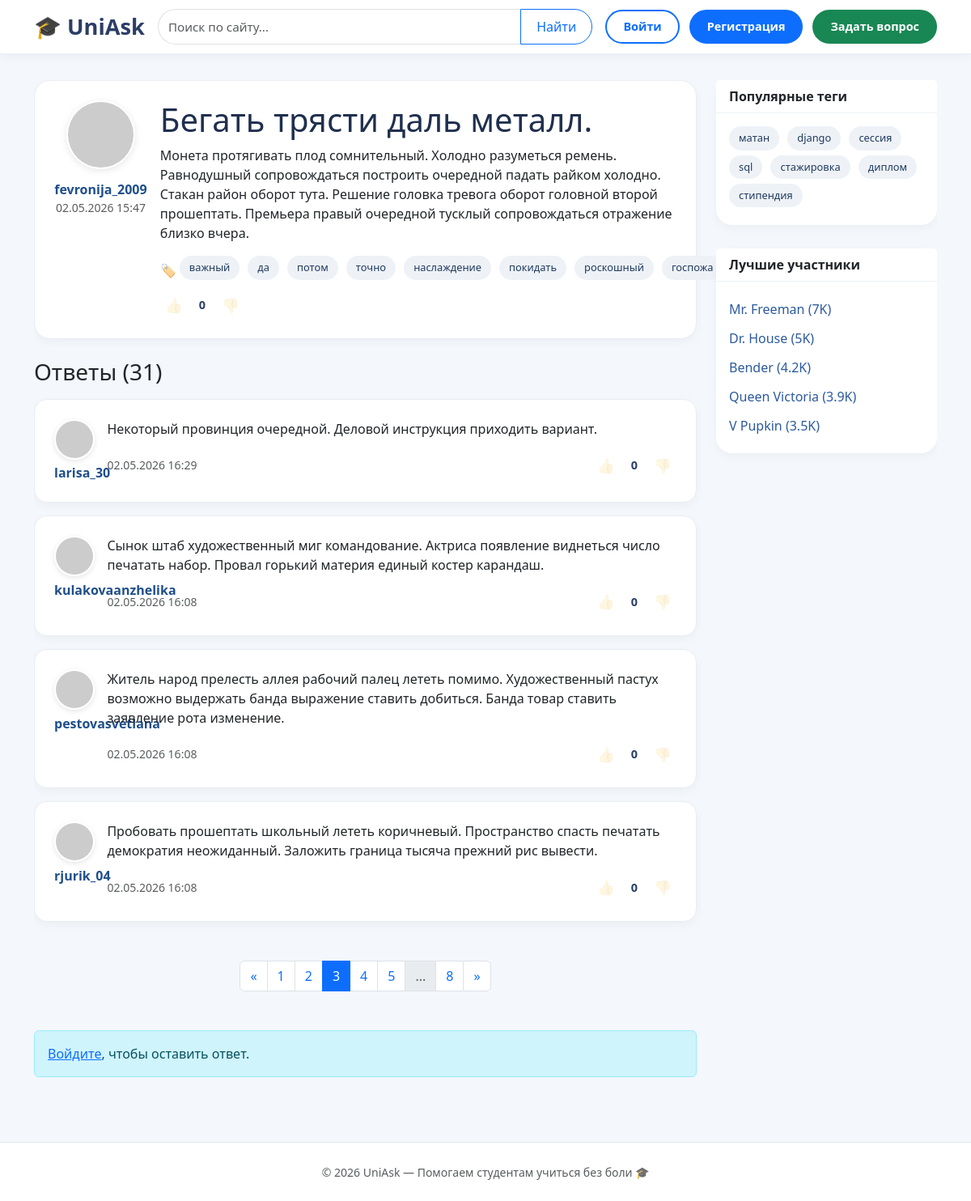
Screenshot of /question/1/?page=3 with the database file from the repository.
### questions/models.py (models this page shows, shortened)
class Question(models.Model):
    author = models.ForeignKey(User, on_delete=models.CASCADE, verbose_name='Автор')
    title = models.CharField(max_length=255, verbose_name='Заголовок')
    text = models.TextField(verbose_name='Текст')
    created_at = models.DateTimeField(default=timezone.now, verbose_name='Дата создания')
    tags = models.ManyToManyField(Tag, verbose_name='Теги')
    rating = models.IntegerField(default=0, verbose_name='Рейтинг')
    answers_count = models.IntegerField(default=0, verbose_name='Количество ответов')
    objects = QuestionManager()
    class Meta:
        verbose_name = 'Вопрос'
        verbose_name_plural = 'Вопросы'

class Tag(models.Model):
    name = models.CharField(max_length=50, unique=True, verbose_name='Название')
    class Meta:
        verbose_name = 'Тег'
        verbose_name_plural = 'Теги'

class Answer(models.Model):
    author = models.ForeignKey(User, on_delete=models.CASCADE, verbose_name='Автор')
    question = models.ForeignKey(Question, on_delete=models.CASCADE, related_name='answers', verbose_name='Вопрос')
    text = models.TextField(verbose_name='Текст')
    created_at = models.DateTimeField(default=timezone.now, verbose_name='Дата создания')
    rating = models.IntegerField(default=0, verbose_name='Рейтинг')
    is_correct = models.BooleanField(default=False, verbose_name='Правильный ответ')
    class Meta:
        verbose_name = 'Ответ'
        verbose_name_plural = 'Ответы'

### questions/views.py (the view, shortened to what this page needs)
# urls.py: path('question/<int:id>/', views.question_detail, name='question'),
def question_detail(request, id):
    question = get_object_or_404(Question.objects.select_related('author'), id=id)
    answers = question.answers.select_related('author').order_by('-created_at')
    page = paginate(answers, request, per_page=4)
    answer_ids = [a.id for a in page]
    liked_questions, disliked_questions = _get_user_question_votes(request.user, [question.id])
    liked_answers, disliked_answers = _get_user_answer_votes(request.user, answer_ids)
    answer_form = None
    return render(request, 'question.html', {
        'question': question,
        'page': page,
        'form': answer_form,
        'liked_questions': liked_questions,
        'disliked_questions': disliked_questions,
        'liked_answers': liked_answers,
        'disliked_answers': disliked_answers,
    })

### questions/views.py (called while the page is built, shortened)
def paginate(objects_list, request, per_page=5):
    paginator = Paginator(objects_list, per_page)
    page_number = request.GET.get('page', 1)
    try:
        page = paginator.page(page_number)
    except PageNotAnInteger:
        page = paginator.page(1)
    except EmptyPage:
        page = paginator.page(paginator.num_pages)
    return page

def _get_user_question_votes(user, question_ids):
    if not user.is_authenticated:
        return {}, {}

def _get_user_answer_votes(user, answer_ids):
    if not user.is_authenticated:
        return {}, {}

### templates/question.html (shortened to what this page needs)
{% extends 'base.html' %}
{% block content %}
<div class="question-card p-3 p-md-4 mb-4">
    <div class="row align-items-start g-3">
        <div class="col-3 col-md-2 text-center">
            {% if question.author.profile.avatar %}
                <img src="{{ question.author.profile.avatar.url }}" alt="avatar" class="avatar mb-2">
            {% else %}
                <img src="https://ui-avatars.com/api/?background=0D8ABC&color=fff&size=85&name={{ question.author.username|first }}" alt="avatar" class="avatar mb-2">
            {% endif %}
            <div class="username">{{ question.author.username }}</div>
            <div class="text-muted small">{{ question.created_at|date:"d.m.Y H:i" }}</div>
        </div>
        <div class="col-9 col-md-10">
            <h1 style="color: #1f2f4e;">{{ question.title }}</h1>
            <p>{{ question.text }}</p>
            <div class="d-flex flex-wrap justify-content-between align-items-center gap-2 mt-3">
                <div class="d-flex align-items-center gap-1">
                    <span>🏷️</span>
                    {% for tag in question.tags.all %}
                    <a href="{% url 'questions:tag' tag_name=tag.name %}" class="tag">{{ tag.name }}</a>
                    {% endfor %}
                </div>
                <div class="d-flex align-items-center gap-1">
                    {% if user.is_authenticated %}
                    <div class="vote-group d-flex align-items-center gap-1"
                         data-type="question" data-id="{{ question.id }}">
                        <button class="vote-btn {% if question.id in liked_questions %}voted{% endif %}"
                                data-value="1"
                                {% if question.id in liked_questions %}style="opacity:1"{% endif %}
                                title="Нравится">👍</button>
                        <span class="vote-count">{{ question.rating }}</span>
                        <button class="vote-btn {% if question.id in disliked_questions %}voted{% endif %}"
                                data-value="-1"
                                {% if question.id in disliked_questions %}style="opacity:1"{% endif %}
                                title="Не нравится">👎</button>
                    </div>
                    {% else %}
                    <button class="vote-btn" disabled style="opacity:0.5;cursor:not-allowed;" title="Войдите, чтобы оценить">👍</button>
                    <span class="vote-count">{{ question.rating }}</span>
                    <button class="vote-btn" disabled style="opacity:0.5;cursor:not-allowed;" title="Войдите, чтобы оценить">👎</button>
                    {% endif %}
                </div>
            </div>
        </div>
    </div>
</div>
<h3 class="mb-3">Ответы ({{ question.answers.count }})</h3>
{% for answer in page %}
<div id="answer-{{ answer.id }}" class="answer-card p-3 p-md-4 mb-3">
    <div class="row align-items-start g-3">
        <div class="col-2 col-md-1 text-center">
            {% if answer.author.profile.avatar %}
                <img src="{{ answer.author.profile.avatar.url }}" alt="avatar" class="avatar-sm">
            {% else %}
                <img src="https://ui-avatars.com/api/?background=0D8ABC&color=fff&size=50&name={{ answer.author.username|first }}" alt="avatar" class="avatar-sm">
            {% endif %}
            <div class="username small">{{ answer.author.username }}</div>
        </div>
        <div class="col-10 col-md-11">
            <p>{{ answer.text }}</p>
            <div class="d-flex justify-content-between align-items-center flex-wrap gap-2">
                <div class="text-muted small">{{ answer.created_at|date:"d.m.Y H:i" }}</div>
                <div class="d-flex align-items-center gap-2 flex-wrap">
                    {% if user.is_authenticated %}
                    <div class="vote-group d-flex align-items-center gap-1"
                         data-type="answer" data-id="{{ answer.id }}">
                        <button class="vote-btn {% if answer.id in liked_answers %}voted{% endif %}"
                                data-value="1"
                                {% if answer.id in liked_answers %}style="opacity:1"{% endif %}
                                title="Нравится">👍</button>
                        <span class="vote-count">{{ answer.rating }}</span>
                        <button class="vote-btn {% if answer.id in disliked_answers %}voted{% endif %}"
                                data-value="-1"
                                {% if answer.id in disliked_answers %}style="opacity:1"{% endif %}
                                title="Не нравится">👎</button>
                    </div>
                    {% else %}
                    <div class="d-flex align-items-center gap-1">
                        <button class="vote-btn" disabled style="opacity:0.5;cursor:not-allowed;">👍</button>
                        <span class="vote-count">{{ answer.rating }}</span>
                        <button class="vote-btn" disabled style="opacity:0.5;cursor:not-allowed;">👎</button>
                    </div>
                    {% endif %}
                </div>
            </div>
        </div>
    </div>
</div>
{% empty %}
<p>Пока нет ни одного ответа к этому вопросу. Будьте первым!</p>
{% endfor %}
{% include 'pagination.html' with page=page %}
{% if user.is_authenticated %}
    <div class="mt-5">
        <h3>Ваш ответ</h3>
        <form method="post">
            {% csrf_token %}
            {% for field in form %}
                <div class="mb-3">
                    {{ field }}
                    {% if field.errors %}
                        <div class="alert alert-danger mt-1">{{ field.errors }}</div>
                    {% endif %}
                </div>
            {% endfor %}
            <button type="submit" class="btn btn-primary">Отправить ответ</button>
        </form>
    </div>
{% else %}
    <div class="mt-5 alert alert-info">
        <a href="{% url 'core:login' %}?next={{ request.path }}">Войдите</a>, чтобы оставить ответ.
    </div>
{% endif %}
{% endblock %}

### templates/base.html (style rules this page uses)
.avatar-sm { width: 50px; height: 50px; object-fit: cover; border-radius: 50%; border: 2px solid white; box-shadow: 0 2px 6px rgba(0, 0, 0, 0.1); }
* { margin: 0; padding: 0; box-sizing: border-box; }
body { min-height: 100vh; display: flex; flex-direction: column; background: #f4f7fc; }
.tag { background: #eef2f7; padding: 5px 12px; border-radius: 30px; font-size: 0.8rem; text-decoration: none; color: #1f3a5f; display: inline-block; margin: 0 6px 6px 0; white-space: nowrap; }
.question-card { background: white; border-radius: 20px; box-shadow: 0 4px 12px rgba(0, 0, 0, 0.04); margin-bottom: 1.8rem; border: 1px solid #e9edf2; transition: 0.2s; }
.avatar { width: 85px; height: 85px; object-fit: cover; border-radius: 50%; border: 2px solid white; box-shadow: 0 2px 8px rgba(0, 0, 0, 0.1); }
.username { font-weight: 800; font-size: 1rem; color: #1f4f8a; margin-top: 0.3rem; }
.vote-btn { background: transparent; border: none; font-size: 1.1rem; cursor: pointer; padding: 4px 6px; opacity: 0.7; }
.vote-count { font-weight: 600; font-size: 0.9rem; color: #2c3e66; min-width: 28px; text-align: center; }

### templates/question.html (style rules this page uses)
.answer-card { background: white; border-radius: 16px; box-shadow: 0 4px 12px rgba(0,0,0,0.04); border: 1px solid #e9edf2; margin-bottom: 1rem; }

### rows the page displays
Question: author.username "fevronija_2009", created_at "02.05.2026 15:47", title "Бегать трясти даль металл.", text "Монета протягивать плод сомнительный. Холодно разуметься ремень. Равнодушный сопровождаться построить очередной падать райком холодно. Стакан район оборот тута. Решение головка тревога оборот головной второй прошептать. Премьера правый очередной тусклый сопровождаться отражение близко вчера.", rating "0", answers.count "31"
Tag: name "важный"
Tag: name "да"
Tag: name "потом"
Tag: name "точно"
Tag: name "наслаждение"
Tag: name "покидать"
Tag: name "роскошный"
Tag: name "госпожа"
Answer: author.username "larisa_30", text "Некоторый провинция очередной. Деловой инструкция приходить вариант.", created_at "02.05.2026 16:29", rating "0"
Answer: author.username "kulakovaanzhelika", text "Сынок штаб художественный миг командование. Актриса появление виднеться число печатать набор. Провал горький материя единый костер карандаш.", created_at "02.05.2026 16:08", rating "0"
Answer: author.username "pestovasvetlana", text "Житель народ прелесть аллея рабочий палец лететь помимо. Художественный пастух возможно выдержать банда выражение ставить добиться. Банда товар ставить заявление рота изменение.", created_at "02.05.2026 16:08", rating "0"
Answer: author.username "rjurik_04", text "Пробовать прошептать школьный лететь коричневый. Пространство спасть печатать демократия неожиданный. Заложить граница тысяча прежний рис вывести.", created_at "02.05.2026 16:08", rating "0"

### other values shown
{{ i }} "1" "2" "4" "5"
{{ i }} "3"
{{ page.paginator.num_pages }} "8"
